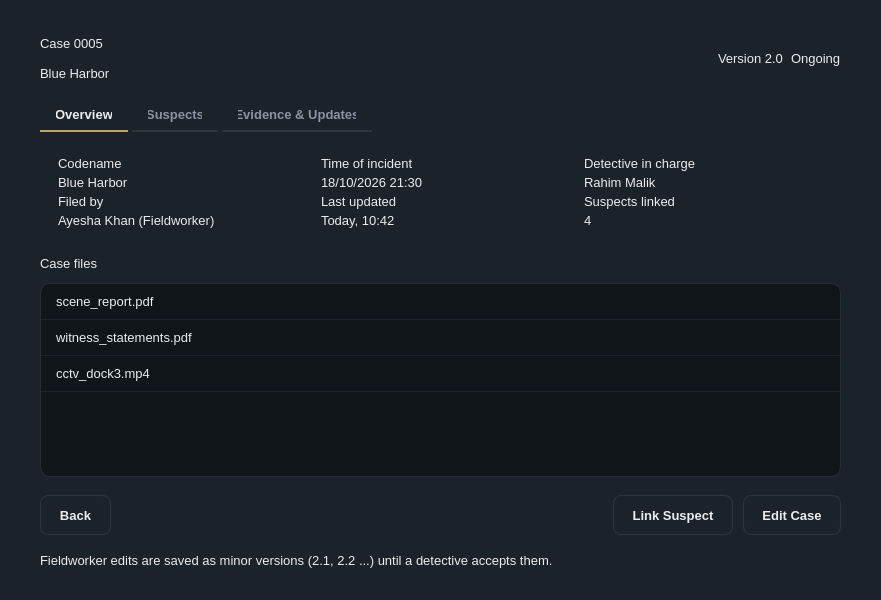
<?xml version="1.0" encoding="UTF-8"?>
<ui version="4.0">
 <class>MainWindow</class>
 <widget class="QMainWindow" name="MainWindow">
  <property name="geometry">
   <rect>
    <x>0</x>
    <y>0</y>
    <width>881</width>
    <height>600</height>
   </rect>
  </property>
  <property name="windowTitle">
   <string>MainWindow</string>
  </property>
  <property name="styleSheet">
   <string notr="true">/* Asche Yiu Police Department - dark / gold theme
   Shared by every .ui file. Widgets pick a style through the dynamic
   property  variant  (Qt Designer: Property Editor &gt; Dynamic Properties). */

QMainWindow, QDialog, QWidget#centralwidget { background: #1c222a; }
QWidget { color: #eaecef; font-family: &quot;Inter&quot;, &quot;SF Pro Text&quot;, &quot;Segoe UI&quot;, &quot;Helvetica Neue&quot;, sans-serif; font-size: 13px; }
QLabel { background: transparent; }
QCheckBox { background: transparent; spacing: 8px; }

/* ---- typography ---- */
QLabel[variant=&quot;title&quot;]     { font-size: 20px; font-weight: 700; color: #eaecef; }
QLabel[variant=&quot;subtitle&quot;]  { font-size: 13px; color: #8b94a3; }
QLabel[variant=&quot;field&quot;]     { color: #8b94a3; }
QLabel[variant=&quot;section&quot;]   { color: #eaecef; font-size: 14px; font-weight: 600; }
QLabel[variant=&quot;cardTitle&quot;] { font-size: 16px; font-weight: 700; color: #eaecef; }
QLabel[variant=&quot;value&quot;]     { font-size: 14px; font-weight: 600; color: #eaecef; }
QLabel[variant=&quot;hint&quot;]      { color: #8b94a3; font-size: 12px; }
QLabel[variant=&quot;stat&quot;]      { color: #c3a459; font-size: 22px; font-weight: 700; }
QFrame[variant=&quot;accent&quot;]    { background: #c3a459; border: none; border-radius: 1px; }

/* ---- badges / icons ---- */
QLabel[variant=&quot;badgeGold&quot;]  { background: rgba(195,164,89,40);  color: #c3a459; border-radius: 10px; padding: 3px 10px; font-size: 11px; font-weight: 700; }
QLabel[variant=&quot;badgeGreen&quot;] { background: rgba(111,159,125,40); color: #7fb08c; border-radius: 10px; padding: 3px 10px; font-size: 11px; font-weight: 700; }
QLabel[variant=&quot;badgeRed&quot;]   { background: rgba(184,105,95,45);  color: #cf7d72; border-radius: 10px; padding: 3px 10px; font-size: 11px; font-weight: 700; }
QLabel[variant=&quot;badgeMuted&quot;] { background: rgba(139,148,163,35); color: #aab2bf; border-radius: 10px; padding: 3px 10px; font-size: 11px; font-weight: 700; }
QLabel[variant=&quot;avatar&quot;]     { background: #c3a459; color: #10151a; border-radius: 24px; font-size: 16px; font-weight: 700; }
QLabel[variant=&quot;iconGold&quot;]   { background: rgba(195,164,89,40);  color: #c3a459; border-radius: 30px; font-size: 26px; font-weight: 700; }
QLabel[variant=&quot;iconRed&quot;]    { background: rgba(184,105,95,45);  color: #cf7d72; border-radius: 30px; font-size: 26px; font-weight: 700; }

/* ---- containers ---- */
QFrame[variant=&quot;card&quot;]      { background: #252c37; border: 1px solid #2d3640; border-radius: 12px; }
QFrame[variant=&quot;notice&quot;]    { background: rgba(195,164,89,26);  border: 1px solid rgba(195,164,89,90);  border-radius: 8px; }
QFrame[variant=&quot;noticeRed&quot;] { background: rgba(184,105,95,30);  border: 1px solid rgba(184,105,95,100); border-radius: 8px; }
QFrame[variant=&quot;dropzone&quot;]  { background: #10151a; border: 1px dashed #3a4552; border-radius: 10px; }
QFrame[variant=&quot;card&quot;] QLabel, QFrame[variant=&quot;notice&quot;] QLabel, QFrame[variant=&quot;noticeRed&quot;] QLabel, QFrame[variant=&quot;dropzone&quot;] QLabel { border: none; }

/* ---- inputs ---- */
QLineEdit, QTextEdit, QPlainTextEdit, QDateTimeEdit, QSpinBox, QDoubleSpinBox, QComboBox {
    background: #10151a; border: 1px solid #2d3640; border-radius: 8px; padding: 8px 10px; min-height: 20px;
    selection-background-color: #c3a459; selection-color: #10151a; }
QLineEdit:focus, QTextEdit:focus, QPlainTextEdit:focus, QDateTimeEdit:focus, QSpinBox:focus, QDoubleSpinBox:focus, QComboBox:focus { border: 1px solid #c3a459; }
QLineEdit[readOnly=&quot;true&quot;], QPlainTextEdit[readOnly=&quot;true&quot;], QTextEdit[readOnly=&quot;true&quot;] { background: #161c22; color: #eaecef; }
QComboBox QAbstractItemView { background: #10151a; border: 1px solid #2d3640; selection-background-color: #2b3440; selection-color: #eaecef; outline: 0; }

/* ---- buttons ---- */
QPushButton { background: #1c222a; border: 1px solid #2d3640; border-radius: 8px; padding: 9px 18px; min-height: 20px; font-weight: 600; color: #eaecef; }
QPushButton:hover { background: #232b35; border-color: #3a4552; }
QPushButton:pressed { background: #10151a; }
QPushButton:disabled { color: #5b6573; border-color: #252d36; }
QPushButton[variant=&quot;primary&quot;] { background: #c3a459; border: 1px solid #c3a459; color: #10151a; font-weight: 700; }
QPushButton[variant=&quot;primary&quot;]:hover { background: #cfb26a; border-color: #cfb26a; }
QPushButton[variant=&quot;primary&quot;]:pressed { background: #b39549; }
QPushButton[variant=&quot;primary&quot;]:disabled { background: #4a4332; border-color: #4a4332; color: #8a8168; }
QPushButton[variant=&quot;accept&quot;] { background: #273235; border: 1px solid #34483f; color: #7fb08c; font-weight: 700; }
QPushButton[variant=&quot;accept&quot;]:hover { background: #2c3a3d; }
QPushButton[variant=&quot;reject&quot;] { background: #2f2b31; border: 1px solid #4a3638; color: #cf7d72; font-weight: 700; }
QPushButton[variant=&quot;reject&quot;]:hover { background: #352e34; }
QPushButton[variant=&quot;tile&quot;] { background: #252c37; border: 1px solid #2d3640; border-radius: 12px; padding: 16px 20px; text-align: left; font-size: 14px; font-weight: 500; }
QPushButton[variant=&quot;tile&quot;]:hover { border-color: #c3a459; background: #29313d; }

/* ---- lists / tables ---- */
QListWidget, QTableWidget, QTreeWidget { background: #10151a; border: 1px solid #252d36; border-radius: 10px; outline: 0; gridline-color: transparent; alternate-background-color: #131920; }
QListWidget::item { padding: 10px 12px; border-bottom: 1px solid #1d242c; }
QListWidget::item:selected, QTableWidget::item:selected { background: #232b35; color: #eaecef; }
QListWidget::item:hover, QTableWidget::item:hover { background: #1a2129; }
QTableWidget::item { padding: 8px 12px; border-bottom: 1px solid #1d242c; }
QHeaderView { background: #252c37; border: none; border-top-left-radius: 10px; border-top-right-radius: 10px; }
QHeaderView::section { background: #252c37; color: #8b94a3; font-weight: 600; border: none; padding: 10px 12px; }
QTableCornerButton::section { background: #252c37; border: none; }
QTableView::indicator, QListView::indicator, QCheckBox::indicator { width: 16px; height: 16px; border: 1px solid #3a4552; border-radius: 4px; background: #10151a; }
QTableView::indicator:checked, QListView::indicator:checked, QCheckBox::indicator:checked { background: #c3a459; border-color: #c3a459; }

/* ---- tabs ---- */
QTabWidget::pane { border: none; top: 8px; }
QTabBar::tab { background: transparent; color: #8b94a3; padding: 8px 16px; margin-right: 4px; border: none; border-bottom: 2px solid #2d3640; font-weight: 600; }
QTabBar::tab:selected { color: #eaecef; border-bottom: 2px solid #c3a459; }
QTabBar::tab:hover:!selected { color: #c9ced6; }

/* ---- scrollbars ---- */
QScrollBar:vertical { background: transparent; width: 10px; margin: 2px; }
QScrollBar::handle:vertical { background: #2d3640; border-radius: 3px; min-height: 24px; }
QScrollBar:horizontal { background: transparent; height: 10px; margin: 2px; }
QScrollBar::handle:horizontal { background: #2d3640; border-radius: 3px; min-width: 24px; }
QScrollBar::add-line, QScrollBar::sub-line { width: 0; height: 0; }
QScrollBar::add-page, QScrollBar::sub-page { background: transparent; }

/* spin boxes: keep typing area clean, arrows via keyboard / wheel */
QSpinBox::up-button, QSpinBox::down-button, QDoubleSpinBox::up-button, QDoubleSpinBox::down-button { width: 0; border: none; }
</string>
  </property>
  <widget class="QWidget" name="centralwidget">
   <layout class="QVBoxLayout" name="layout_88">
    <property name="spacing">
     <number>18</number>
    </property>
    <property name="leftMargin">
     <number>40</number>
    </property>
    <property name="topMargin">
     <number>36</number>
    </property>
    <property name="rightMargin">
     <number>40</number>
    </property>
    <property name="bottomMargin">
     <number>32</number>
    </property>
    <item>
     <layout class="QHBoxLayout" name="layout_85">
      <property name="leftMargin">
       <number>0</number>
      </property>
      <property name="topMargin">
       <number>0</number>
      </property>
      <property name="rightMargin">
       <number>0</number>
      </property>
      <property name="bottomMargin">
       <number>0</number>
      </property>
      <item>
       <layout class="QVBoxLayout" name="layout_82">
        <property name="spacing">
         <number>6</number>
        </property>
        <property name="leftMargin">
         <number>0</number>
        </property>
        <property name="topMargin">
         <number>0</number>
        </property>
        <property name="rightMargin">
         <number>0</number>
        </property>
        <property name="bottomMargin">
         <number>0</number>
        </property>
        <item>
         <widget class="QLabel" name="lblTitle">
          <property name="text">
           <string>Case 0005</string>
          </property>
          <property name="variant" stdset="0">
           <string>title</string>
          </property>
         </widget>
        </item>
        <item>
         <widget class="QFrame" name="qframe_80">
          <property name="minimumSize">
           <size>
            <width>32</width>
            <height>3</height>
           </size>
          </property>
          <property name="maximumSize">
           <size>
            <width>32</width>
            <height>3</height>
           </size>
          </property>
          <property name="variant" stdset="0">
           <string>accent</string>
          </property>
         </widget>
        </item>
        <item>
         <widget class="QLabel" name="qlabel_81">
          <property name="text">
           <string>Blue Harbor</string>
          </property>
          <property name="variant" stdset="0">
           <string>subtitle</string>
          </property>
         </widget>
        </item>
       </layout>
      </item>
      <item>
       <spacer name="spacer_83">
        <property name="orientation">
         <enum>Qt::Horizontal</enum>
        </property>
        <property name="sizeHint" stdset="0">
         <size>
          <width>20</width>
          <height>20</height>
         </size>
        </property>
       </spacer>
      </item>
      <item>
       <layout class="QHBoxLayout" name="layout_84">
        <property name="spacing">
         <number>8</number>
        </property>
        <property name="leftMargin">
         <number>0</number>
        </property>
        <property name="topMargin">
         <number>0</number>
        </property>
        <property name="rightMargin">
         <number>0</number>
        </property>
        <property name="bottomMargin">
         <number>0</number>
        </property>
        <item>
         <widget class="QLabel" name="lblVersion">
          <property name="text">
           <string>Version 2.0</string>
          </property>
          <property name="variant" stdset="0">
           <string>badgeGold</string>
          </property>
         </widget>
        </item>
        <item>
         <widget class="QLabel" name="lblStatus">
          <property name="text">
           <string>Ongoing</string>
          </property>
          <property name="variant" stdset="0">
           <string>badgeGreen</string>
          </property>
         </widget>
        </item>
       </layout>
      </item>
     </layout>
    </item>
    <item>
     <widget class="QTabWidget" name="tabCase">
      <property name="currentIndex">
       <number>0</number>
      </property>
      <widget class="QWidget" name="tabOverview">
       <attribute name="title">
        <string>Overview</string>
       </attribute>
       <layout class="QVBoxLayout" name="layout_77">
        <property name="spacing">
         <number>12</number>
        </property>
        <property name="leftMargin">
         <number>0</number>
        </property>
        <property name="topMargin">
         <number>0</number>
        </property>
        <property name="rightMargin">
         <number>0</number>
        </property>
        <property name="bottomMargin">
         <number>0</number>
        </property>
        <item>
         <widget class="QFrame" name="frameInfo">
          <property name="minimumSize">
           <size>
            <width>0</width>
            <height>0</height>
           </size>
          </property>
          <property name="variant" stdset="0">
           <string>card</string>
          </property>
          <layout class="QGridLayout" name="grid_75">
           <property name="leftMargin">
            <number>18</number>
           </property>
           <property name="topMargin">
            <number>16</number>
           </property>
           <property name="rightMargin">
            <number>18</number>
           </property>
           <property name="bottomMargin">
            <number>16</number>
           </property>
           <property name="horizontalSpacing">
            <number>24</number>
           </property>
           <property name="verticalSpacing">
            <number>4</number>
           </property>
           <item row="1" column="1">
            <widget class="QLabel" name="lblIncidentTime">
             <property name="text">
              <string>18/10/2026 21:30</string>
             </property>
             <property name="variant" stdset="0">
              <string>value</string>
             </property>
            </widget>
           </item>
           <item row="0" column="1">
            <widget class="QLabel" name="qlabel_70">
             <property name="text">
              <string>Time of incident</string>
             </property>
             <property name="variant" stdset="0">
              <string>field</string>
             </property>
            </widget>
           </item>
           <item row="1" column="0">
            <widget class="QLabel" name="lblCodename">
             <property name="text">
              <string>Blue Harbor</string>
             </property>
             <property name="variant" stdset="0">
              <string>value</string>
             </property>
            </widget>
           </item>
           <item row="2" column="0">
            <widget class="QLabel" name="qlabel_72">
             <property name="text">
              <string>Filed by</string>
             </property>
             <property name="variant" stdset="0">
              <string>field</string>
             </property>
            </widget>
           </item>
           <item row="0" column="2">
            <widget class="QLabel" name="qlabel_71">
             <property name="text">
              <string>Detective in charge</string>
             </property>
             <property name="variant" stdset="0">
              <string>field</string>
             </property>
            </widget>
           </item>
           <item row="2" column="2">
            <widget class="QLabel" name="qlabel_74">
             <property name="text">
              <string>Suspects linked</string>
             </property>
             <property name="variant" stdset="0">
              <string>field</string>
             </property>
            </widget>
           </item>
           <item row="3" column="0">
            <widget class="QLabel" name="lblFiledBy">
             <property name="text">
              <string>Ayesha Khan (Fieldworker)</string>
             </property>
             <property name="variant" stdset="0">
              <string>value</string>
             </property>
            </widget>
           </item>
           <item row="2" column="1">
            <widget class="QLabel" name="qlabel_73">
             <property name="text">
              <string>Last updated</string>
             </property>
             <property name="variant" stdset="0">
              <string>field</string>
             </property>
            </widget>
           </item>
           <item row="3" column="1">
            <widget class="QLabel" name="lblUpdated">
             <property name="text">
              <string>Today, 10:42</string>
             </property>
             <property name="variant" stdset="0">
              <string>value</string>
             </property>
            </widget>
           </item>
           <item row="3" column="2">
            <widget class="QLabel" name="lblSuspectCount">
             <property name="text">
              <string>4</string>
             </property>
             <property name="variant" stdset="0">
              <string>value</string>
             </property>
            </widget>
           </item>
           <item row="0" column="0">
            <widget class="QLabel" name="qlabel_69">
             <property name="text">
              <string>Codename</string>
             </property>
             <property name="variant" stdset="0">
              <string>field</string>
             </property>
            </widget>
           </item>
           <item row="1" column="2">
            <widget class="QLabel" name="lblDetective">
             <property name="text">
              <string>Rahim Malik</string>
             </property>
             <property name="variant" stdset="0">
              <string>value</string>
             </property>
            </widget>
           </item>
          </layout>
         </widget>
        </item>
        <item>
         <widget class="QLabel" name="qlabel_76">
          <property name="text">
           <string>Case files</string>
          </property>
          <property name="variant" stdset="0">
           <string>section</string>
          </property>
         </widget>
        </item>
        <item>
         <widget class="QListWidget" name="lstCaseFiles">
          <property name="minimumSize">
           <size>
            <width>0</width>
            <height>110</height>
           </size>
          </property>
          <property name="editTriggers">
           <set>QAbstractItemView::NoEditTriggers</set>
          </property>
          <item>
           <property name="text">
            <string>scene_report.pdf</string>
           </property>
          </item>
          <item>
           <property name="text">
            <string>witness_statements.pdf</string>
           </property>
          </item>
          <item>
           <property name="text">
            <string>cctv_dock3.mp4</string>
           </property>
          </item>
         </widget>
        </item>
       </layout>
      </widget>
      <widget class="QWidget" name="tabSuspects">
       <attribute name="title">
        <string>Suspects</string>
       </attribute>
       <layout class="QVBoxLayout" name="layout_78">
        <property name="leftMargin">
         <number>0</number>
        </property>
        <property name="topMargin">
         <number>0</number>
        </property>
        <property name="rightMargin">
         <number>0</number>
        </property>
        <property name="bottomMargin">
         <number>0</number>
        </property>
        <item>
         <widget class="QTableWidget" name="tblCaseSuspects">
          <property name="minimumSize">
           <size>
            <width>0</width>
            <height>220</height>
           </size>
          </property>
          <property name="horizontalScrollBarPolicy">
           <enum>Qt::ScrollBarAlwaysOff</enum>
          </property>
          <property name="editTriggers">
           <set>QAbstractItemView::NoEditTriggers</set>
          </property>
          <property name="selectionMode">
           <enum>QAbstractItemView::SingleSelection</enum>
          </property>
          <property name="selectionBehavior">
           <enum>QAbstractItemView::SelectRows</enum>
          </property>
          <property name="showGrid">
           <bool>false</bool>
          </property>
          <property name="rowCount">
           <number>4</number>
          </property>
          <property name="columnCount">
           <number>3</number>
          </property>
          <attribute name="horizontalHeaderDefaultSectionSize">
           <number>240</number>
          </attribute>
          <attribute name="horizontalHeaderStretchLastSection">
           <bool>true</bool>
          </attribute>
          <attribute name="verticalHeaderVisible">
           <bool>false</bool>
          </attribute>
          <attribute name="verticalHeaderDefaultSectionSize">
           <number>40</number>
          </attribute>
          <row/>
          <row/>
          <row/>
          <row/>
          <column>
           <property name="text">
            <string>Codename</string>
           </property>
           <property name="textAlignment">
            <set>AlignLeading|AlignVCenter</set>
           </property>
          </column>
          <column>
           <property name="text">
            <string>Guilty</string>
           </property>
           <property name="textAlignment">
            <set>AlignLeading|AlignVCenter</set>
           </property>
          </column>
          <column>
           <property name="text">
            <string>Apprehended</string>
           </property>
           <property name="textAlignment">
            <set>AlignLeading|AlignVCenter</set>
           </property>
          </column>
          <item row="0" column="0">
           <property name="text">
            <string>Dock Worker X</string>
           </property>
          </item>
          <item row="0" column="1">
           <property name="text">
            <string>Guilty</string>
           </property>
           <property name="foreground">
            <brush brushstyle="SolidPattern">
             <color alpha="255">
              <red>207</red>
              <green>125</green>
              <blue>114</blue>
             </color>
            </brush>
           </property>
          </item>
          <item row="0" column="2">
           <property name="text">
            <string>At large</string>
           </property>
           <property name="foreground">
            <brush brushstyle="SolidPattern">
             <color alpha="255">
              <red>207</red>
              <green>125</green>
              <blue>114</blue>
             </color>
            </brush>
           </property>
          </item>
          <item row="1" column="0">
           <property name="text">
            <string>Great White (shark)</string>
           </property>
          </item>
          <item row="1" column="1">
           <property name="text">
            <string>Guilty</string>
           </property>
           <property name="foreground">
            <brush brushstyle="SolidPattern">
             <color alpha="255">
              <red>207</red>
              <green>125</green>
              <blue>114</blue>
             </color>
            </brush>
           </property>
          </item>
          <item row="1" column="2">
           <property name="text">
            <string>N/A  </string>
           </property>
           <property name="foreground">
            <brush brushstyle="SolidPattern">
             <color alpha="255">
              <red>139</red>
              <green>148</green>
              <blue>163</blue>
             </color>
            </brush>
           </property>
          </item>
          <item row="2" column="0">
           <property name="text">
            <string>Harbor Master</string>
           </property>
          </item>
          <item row="2" column="1">
           <property name="text">
            <string>Not guilty</string>
           </property>
          </item>
          <item row="2" column="2">
           <property name="text">
            <string>—</string>
           </property>
           <property name="foreground">
            <brush brushstyle="SolidPattern">
             <color alpha="255">
              <red>139</red>
              <green>148</green>
              <blue>163</blue>
             </color>
            </brush>
           </property>
          </item>
          <item row="3" column="0">
           <property name="text">
            <string>Red Cap</string>
           </property>
          </item>
          <item row="3" column="1">
           <property name="text">
            <string>Guilty</string>
           </property>
           <property name="foreground">
            <brush brushstyle="SolidPattern">
             <color alpha="255">
              <red>207</red>
              <green>125</green>
              <blue>114</blue>
             </color>
            </brush>
           </property>
          </item>
          <item row="3" column="2">
           <property name="text">
            <string>In custody</string>
           </property>
           <property name="foreground">
            <brush brushstyle="SolidPattern">
             <color alpha="255">
              <red>127</red>
              <green>176</green>
              <blue>140</blue>
             </color>
            </brush>
           </property>
          </item>
         </widget>
        </item>
       </layout>
      </widget>
      <widget class="QWidget" name="tabUpdates">
       <attribute name="title">
        <string>Evidence &amp;&amp; Updates</string>
       </attribute>
       <layout class="QVBoxLayout" name="layout_79">
        <property name="leftMargin">
         <number>0</number>
        </property>
        <property name="topMargin">
         <number>0</number>
        </property>
        <property name="rightMargin">
         <number>0</number>
        </property>
        <property name="bottomMargin">
         <number>0</number>
        </property>
        <item>
         <widget class="QTableWidget" name="tblUpdates">
          <property name="minimumSize">
           <size>
            <width>0</width>
            <height>220</height>
           </size>
          </property>
          <property name="horizontalScrollBarPolicy">
           <enum>Qt::ScrollBarAlwaysOff</enum>
          </property>
          <property name="editTriggers">
           <set>QAbstractItemView::NoEditTriggers</set>
          </property>
          <property name="selectionMode">
           <enum>QAbstractItemView::SingleSelection</enum>
          </property>
          <property name="selectionBehavior">
           <enum>QAbstractItemView::SelectRows</enum>
          </property>
          <property name="showGrid">
           <bool>false</bool>
          </property>
          <property name="rowCount">
           <number>4</number>
          </property>
          <property name="columnCount">
           <number>4</number>
          </property>
          <attribute name="horizontalHeaderDefaultSectionSize">
           <number>180</number>
          </attribute>
          <attribute name="horizontalHeaderStretchLastSection">
           <bool>true</bool>
          </attribute>
          <attribute name="verticalHeaderVisible">
           <bool>false</bool>
          </attribute>
          <attribute name="verticalHeaderDefaultSectionSize">
           <number>40</number>
          </attribute>
          <row/>
          <row/>
          <row/>
          <row/>
          <column>
           <property name="text">
            <string>Version</string>
           </property>
           <property name="textAlignment">
            <set>AlignLeading|AlignVCenter</set>
           </property>
          </column>
          <column>
           <property name="text">
            <string>By</string>
           </property>
           <property name="textAlignment">
            <set>AlignLeading|AlignVCenter</set>
           </property>
          </column>
          <column>
           <property name="text">
            <string>Change</string>
           </property>
           <property name="textAlignment">
            <set>AlignLeading|AlignVCenter</set>
           </property>
          </column>
          <column>
           <property name="text">
            <string>State</string>
           </property>
           <property name="textAlignment">
            <set>AlignLeading|AlignVCenter</set>
           </property>
          </column>
          <item row="0" column="0">
           <property name="text">
            <string>2.1</string>
           </property>
          </item>
          <item row="0" column="1">
           <property name="text">
            <string>Ayesha Khan (FW)</string>
           </property>
          </item>
          <item row="0" column="2">
           <property name="text">
            <string>Added CCTV footage from dock 3</string>
           </property>
          </item>
          <item row="0" column="3">
           <property name="text">
            <string>Pending</string>
           </property>
           <property name="foreground">
            <brush brushstyle="SolidPattern">
             <color alpha="255">
              <red>195</red>
              <green>164</green>
              <blue>89</blue>
             </color>
            </brush>
           </property>
          </item>
          <item row="1" column="0">
           <property name="text">
            <string>2.0</string>
           </property>
          </item>
          <item row="1" column="1">
           <property name="text">
            <string>Rahim Malik</string>
           </property>
          </item>
          <item row="1" column="2">
           <property name="text">
            <string>Reviewed scene report, updated codename</string>
           </property>
          </item>
          <item row="1" column="3">
           <property name="text">
            <string>Accepted</string>
           </property>
           <property name="foreground">
            <brush brushstyle="SolidPattern">
             <color alpha="255">
              <red>127</red>
              <green>176</green>
              <blue>140</blue>
             </color>
            </brush>
           </property>
          </item>
          <item row="2" column="0">
           <property name="text">
            <string>1.0</string>
           </property>
          </item>
          <item row="2" column="1">
           <property name="text">
            <string>Rahim Malik</string>
           </property>
          </item>
          <item row="2" column="2">
           <property name="text">
            <string>Accepted case, took ownership</string>
           </property>
          </item>
          <item row="2" column="3">
           <property name="text">
            <string>Accepted</string>
           </property>
           <property name="foreground">
            <brush brushstyle="SolidPattern">
             <color alpha="255">
              <red>127</red>
              <green>176</green>
              <blue>140</blue>
             </color>
            </brush>
           </property>
          </item>
          <item row="3" column="0">
           <property name="text">
            <string>0.1</string>
           </property>
          </item>
          <item row="3" column="1">
           <property name="text">
            <string>Ayesha Khan (FW)</string>
           </property>
          </item>
          <item row="3" column="2">
           <property name="text">
            <string>Case filed</string>
           </property>
          </item>
          <item row="3" column="3">
           <property name="text">
            <string>Accepted</string>
           </property>
           <property name="foreground">
            <brush brushstyle="SolidPattern">
             <color alpha="255">
              <red>127</red>
              <green>176</green>
              <blue>140</blue>
             </color>
            </brush>
           </property>
          </item>
         </widget>
        </item>
       </layout>
      </widget>
     </widget>
    </item>
    <item>
     <layout class="QHBoxLayout" name="layout_87">
      <property name="spacing">
       <number>10</number>
      </property>
      <property name="leftMargin">
       <number>0</number>
      </property>
      <property name="topMargin">
       <number>0</number>
      </property>
      <property name="rightMargin">
       <number>0</number>
      </property>
      <property name="bottomMargin">
       <number>0</number>
      </property>
      <item>
       <widget class="QPushButton" name="btnBack">
        <property name="text">
         <string>Back</string>
        </property>
       </widget>
      </item>
      <item>
       <spacer name="spacer_86">
        <property name="orientation">
         <enum>Qt::Horizontal</enum>
        </property>
        <property name="sizeHint" stdset="0">
         <size>
          <width>20</width>
          <height>20</height>
         </size>
        </property>
       </spacer>
      </item>
      <item>
       <widget class="QPushButton" name="btnLinkSuspect">
        <property name="text">
         <string>Link Suspect</string>
        </property>
       </widget>
      </item>
      <item>
       <widget class="QPushButton" name="btnEditCase">
        <property name="text">
         <string>Edit Case</string>
        </property>
        <property name="variant" stdset="0">
         <string>primary</string>
        </property>
       </widget>
      </item>
     </layout>
    </item>
    <item>
     <widget class="QLabel" name="lblVersionHint">
      <property name="text">
       <string>Fieldworker edits are saved as minor versions (2.1, 2.2 ...) until a detective accepts them.</string>
      </property>
      <property name="variant" stdset="0">
       <string>hint</string>
      </property>
     </widget>
    </item>
   </layout>
  </widget>
 </widget>
 <resources/>
 <connections/>
</ui>
